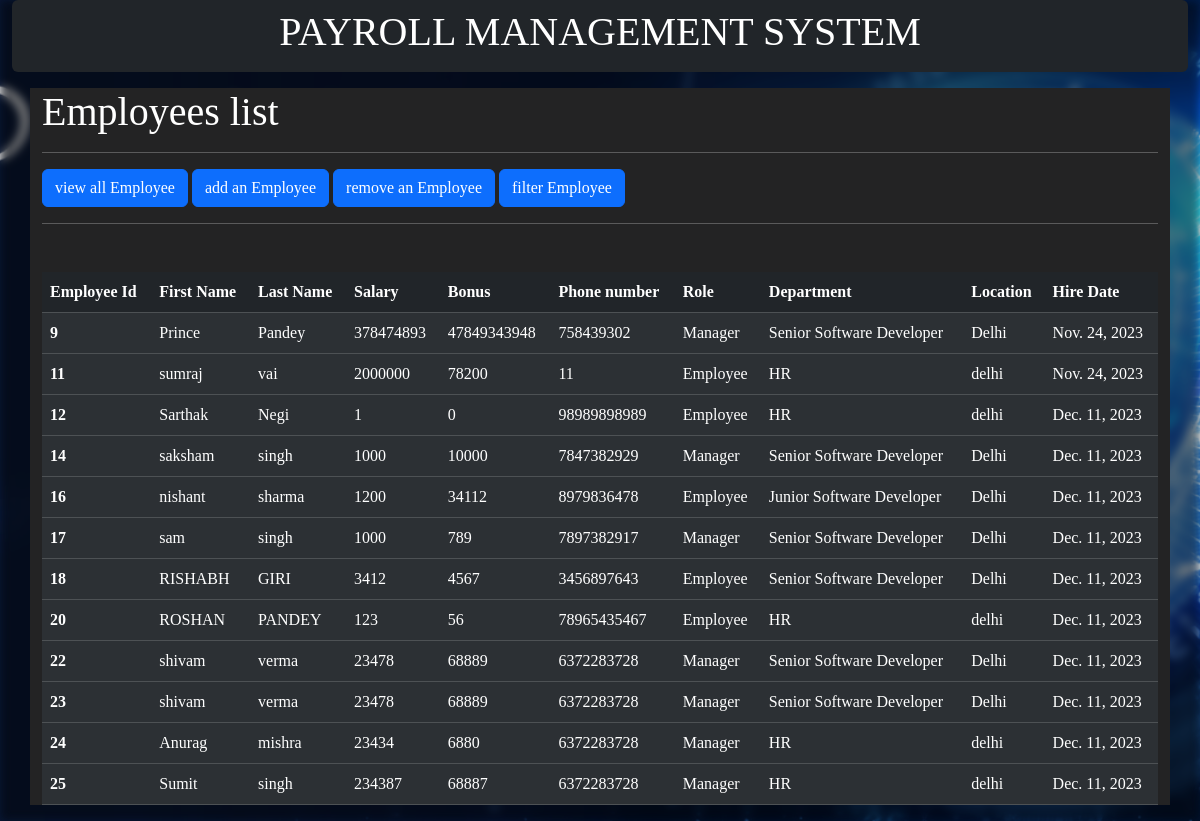
The page /all_emp (signed in) on the database as committed earlier.
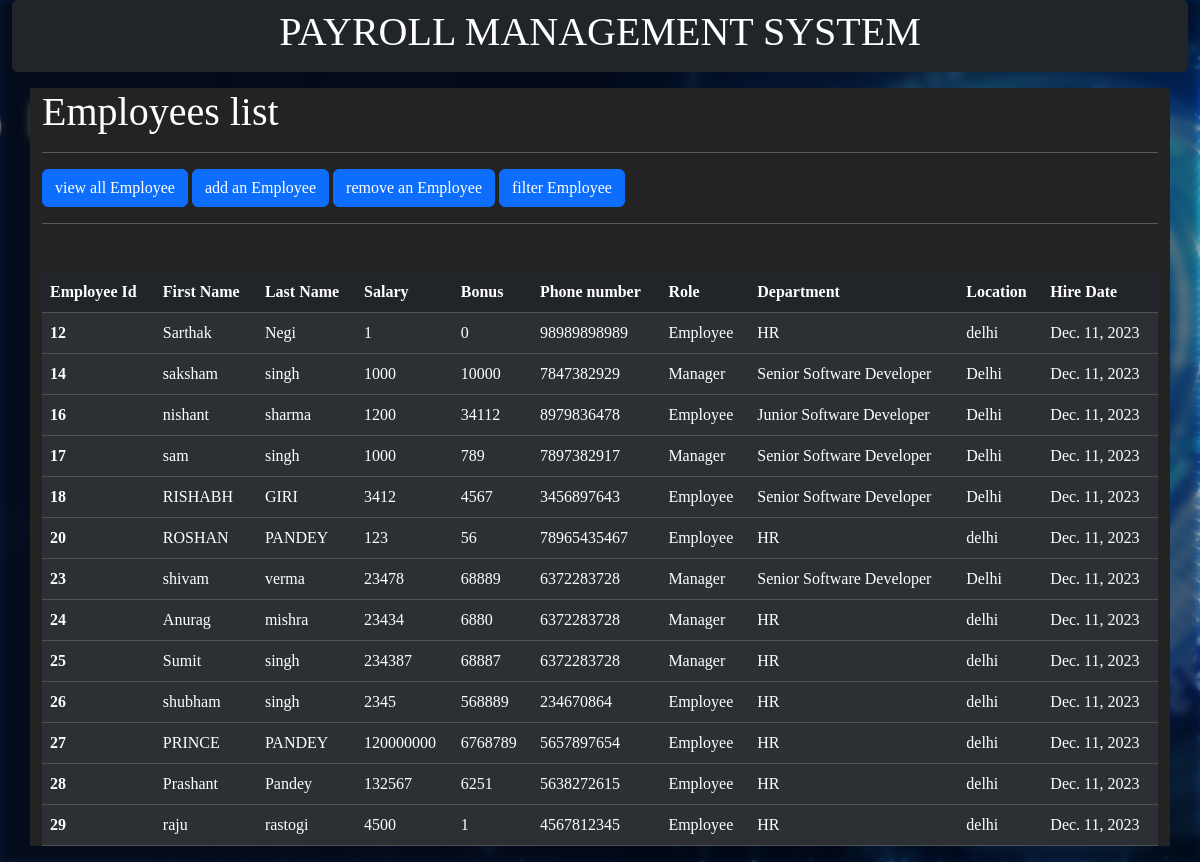
The same page on the database as committed later.
### Emplyee_app/models.py (models this page shows, shortened)
class Employee(models.Model):
    first_name = models.CharField(max_length=100, null=False)
    last_name = models.CharField(max_length =100)
    dept = models.ForeignKey(Department, on_delete=models.CASCADE)
    salary = models.IntegerField(default=0)
    bonus = models.IntegerField(default=0)
    role = models.ForeignKey(Role,on_delete=models.CASCADE)
    phone = models.IntegerField(default=0)
    hire_date = models.DateField()

class Role(models.Model):
    name = models.CharField(max_length=100, null=False)

class Department(models.Model):
    name = models.CharField(max_length=100, null=False)
    location = models.CharField(max_length=100)

### Emplyee_app/views.py (the view)
# urls.py: path('all_emp',views.all_emp, name = 'all_emp'),
@login_required
def all_emp(request):
    emp = Employee.objects.all()
    context = {
        'emp': emp
    }
    return render(request,'all_emp.html',context)

### Emplyee_app/templates/all_emp.html (shortened to what this page needs)
{% extends 'base.html'%}
{%block heading%}Employees list{%endblock%}
{%block body%}
        <table class="table table-dark table-striped mt-5">
            <thead>
              <tr>
                <th scope="col">Employee Id</th>
                <th scope="col">First Name</th>
                <th scope="col">Last Name</th>
                <th scope="col">Salary</th>
                <th scope="col">Bonus</th>
                <th scope="col">Phone number</th>
                <th scope="col">Role</th>
                <th scope="col">Department</th>
                <th scope="col">Location</th>
                <th scope="col">Hire Date</th>
              </tr>
            </thead>
            {% for emp in emp%}
            <tbody>
                <tr>
                    <th scope="row">{{emp.id}}</th>
                    <td>{{emp.first_name}}</td>
                    <td>{{emp.last_name}}</td>
                    <td>{{emp.salary}}</td>
                    <td>{{emp.bonus}}</td>
                    <td>{{emp.phone}}</td>
                    <td>{{emp.role.name}}</td>
                    <td>{{emp.dept.name}}</td>
                    <td>{{emp.dept.location}}</td>
                    <td>{{emp.hire_date}}</td>
                </tr>
                {% endfor %}
            </tbody>
          </table>
{%endblock%}

### Emplyee_app/templates/base.html (shortened to what this page needs)
{% load static %}
<!DOCTYPE html>
<html lang="en">
<head>
    <link href="https://cdn.jsdelivr.net/npm/bootstrap@5.3.2/dist/css/bootstrap.min.css" rel="stylesheet">
    <link rel="stylesheet" type="text/css" href="{% static 'Emplyee_app/css/basestyle.css' %}">
  </head>
<body>
 <div class="container-fluid ">
   <nav class="navbar navbar-dark bg-dark text-white rounded-2 mb-3">
    <div class="head d-flex justify-content-center w-100 ">
      <h1>PAYROLL MANAGEMENT SYSTEM</h1>
    </div>
  </nav>
 </div>
    <div class="container" style="background-color: rgb(35, 35, 36);">
        <h1>{% block heading%}{%endblock%}</h1><hr>
        <a class="btn btn-primary" href="/all_emp" role="button">view  all Employee</a>
        <a class="btn btn-primary" href="/add_emp" role="button">add an Employee</a>
        <a class="btn btn-primary" href="/remove_emp" role="button">remove an Employee</a>
        <a class="btn btn-primary" href="/filter_emp" role="button">filter Employee</a>
        <hr>
       {% block body %}{% endblock %}
    </div>
  </body>
</html>

### Emplyee_app/static/Emplyee_app/css/basestyle.css (style rules this page uses)
body { font-family: 'Times New Roman', Times, serif; background: url('/static/Emplyee_app/images/bgimg.jpg') no-repeat center center fixed; background-size: cover; color: #ffffff; }
body::after { content: ''; position: fixed; top: 0; right: 0; bottom: 0; left: 0; background: url('/static/Emplyee_app/images/bgimg.jpg') no-repeat center center fixed; background-size: cover; filter: blur(5px) brightness(50%); z-index: -1; -webkit-filter: blur(5px) brightness(50%); }

Rows that differ between the two databases and show on the page:
removed Employee: id "9", first_name "Prince", last_name "Pandey", salary "378474893", bonus "47849343948", phone "758439302", role.name "Manager", dept.name "Senior Software Developer", dept.location "Delhi", hire_date "Nov. 24, 2023"
removed Employee: id "11", first_name "sumraj", last_name "vai", salary "2000000", bonus "78200", phone "11", role.name "Employee", dept.name "HR", dept.location "delhi", hire_date "Nov. 24, 2023"
removed Employee: id "22", first_name "shivam", last_name "verma", salary "23478", bonus "68889", phone "6372283728", role.name "Manager", dept.name "Senior Software Developer", dept.location "Delhi", hire_date "Dec. 11, 2023"
added Employee: id "26", first_name "shubham", last_name "singh", salary "2345", bonus "568889", phone "234670864", role.name "Employee", dept.name "HR", dept.location "delhi", hire_date "Dec. 11, 2023"
added Employee: id "27", first_name "PRINCE", last_name "PANDEY", salary "120000000", bonus "6768789", phone "5657897654", role.name "Employee", dept.name "HR", dept.location "delhi", hire_date "Dec. 11, 2023"
added Employee: id "28", first_name "Prashant", last_name "Pandey", salary "132567", bonus "6251", phone "5638272615", role.name "Employee", dept.name "HR", dept.location "delhi", hire_date "Dec. 11, 2023"
added Employee: id "29", first_name "raju", last_name "rastogi", salary "4500", bonus "1", phone "4567812345", role.name "Employee", dept.name "HR", dept.location "delhi", hire_date "Dec. 11, 2023"
